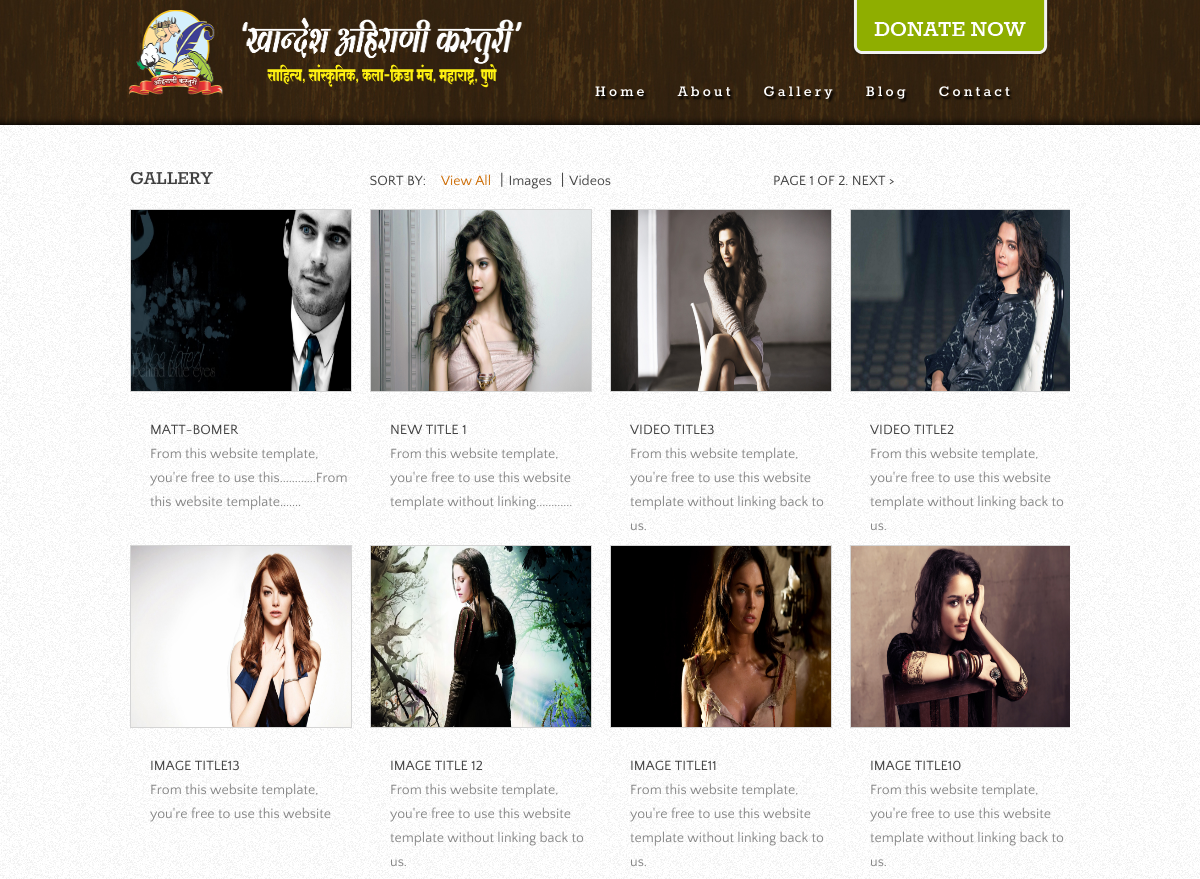
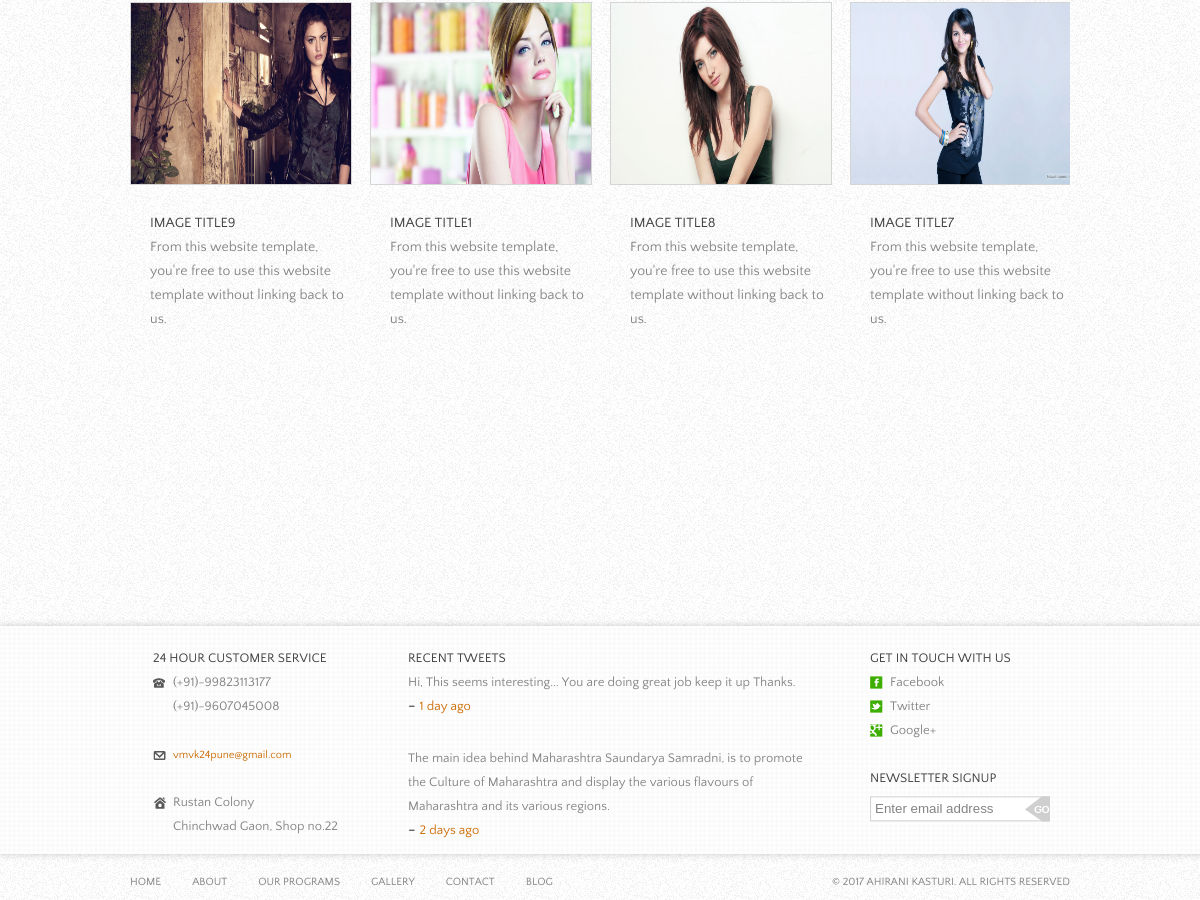
Page /gallery/ on the committed database (2 pictures, top to bottom).
### posts/models.py (models this page shows, shortened)
class Gallery(models.Model):
    title = models.CharField(max_length=120)
    image = models.ImageField(null=False,blank=False,width_field="width_field",height_field="height_field")
    width_field = models.IntegerField(default=0)
    height_field = models.IntegerField(default=0)
    content = models.TextField()
    updated = models.DateTimeField(auto_now=True, auto_now_add=False)
    timestamp = models.DateTimeField(auto_now=False, auto_now_add=True)
    def get_absolute_url(self):
        return reverse("gallery_detail", kwargs={"id":self.id})
    class Meta:
        ordering = ["-timestamp", "-updated"]

### posts/views.py (the view)
# urls.py: url(r'^gallery/$', views.gallery_home, name='gallery_home'),
def gallery_home(request):
    queryset=Gallery.objects.all()#.order_by('-id')[:3]
    paginator = Paginator(queryset, 12)
    page = request.GET.get('page')
    try:
        queryset = paginator.page(page)
    except PageNotAnInteger:
        queryset = paginator.page(1)
    except EmptyPage:
        queryset = paginator.page(paginator.num_pages)
    context={
            "object_list":queryset,
        }
    return render(request, "marathi/gallery.html", context)

### templates/marathi/gallery.html (shortened to what this page needs)
{% load static %}
{% load embed_video_tags %}
<!DOCTYPE html>
<html>
<head>
	<link rel="stylesheet" href="{% static 'css/style.css' %}" type = "text/css">
</head>
<body>
	{% include 'marathi/nav.html' %}
	<div class="body">
		<div class="gallery">
			<div>
				<h2>Gallery</h2>
				<div>
					<span>Sort By:</span>
					<ul>
						<li class="selected">
							<a>View All</a> |
						</li>
						<li>
							<a>Images</a> |
						</li>
						<li>
							<a>Videos</a>
						</li>
					</ul>
				</div>
				<div class="gallery_paging">
					<span>
						<span class="current">
							Page {{ object_list.number }} of {{ object_list.paginator.num_pages }}.&nbsp;
						</span>
						{% if object_list.has_next %}
							<a href="?page={{ object_list.next_page_number }}"> Next > </a>
						{% endif %}
					</span>
				</div>
			</div>
			<ul>
				{% for obj in object_list %}
				<li>
					{% if obj.image %}
						<a href="{{ obj.get_absolute_url }}"><img src='{{ obj.image.url }}' width="220" height="181" class='img-responsive'/></a><br>
					{% endif %}
					<h4><a href="{{ obj.get_absolute_url }}">{{ obj.title }}</a></h4>
					<p>
						{{ obj.content|slice:":96" }}
					</p>
					{% endfor %}
				</li>
			</ul>
		</div>
	</div>
	{% include 'marathi/footer.html' %}
</body>
</html>

### templates/marathi/nav.html
{% load static %}
	<div class="header">
            <div>
                <a href="{% url 'home' %}" id="logo"><img src="{% static 'images/name_ak_2 _2.png' %}" style="width:400px; height:85px;" alt="logo"></a>
                <div>
                    <a href="{% url 'program' %}"> Maharashtra Saundarya Samradni 2018</a>
                    <ul>
                        <li>
                            <a href="{% url 'home' %}">Home</a>
                        </li>
                        <li>
                            <a href="{% url 'about_us' %}">About</a>
                        </li>
                        <li>
                            <a href="{% url 'gallery_home' %}">Gallery</a>
                        </li>
                        <li>
                            <a href="{% url 'post_home' %}">Blog</a>
                        </li>
                        <li>
                            <a href="{% url 'contact' %}">Contact</a>
                        </li>
                    </ul>
                </div>
            </div>
        </div>

### templates/marathi/footer.html
{% load static %}
<div class="footer">
		<div>
			<div>
				<h4>24 hour customer service</h4>
				<ul>
					<li class="phone-num">
						(+91)-99823113177 <br> (+91)-9607045008
					</li>
					<li class="email">
						<a href="#">vmvk24pune@gmail.com</a>
					</li>
					<li class="address">
						Rustan Colony <br> Chinchwad Gaon, Shop no.22
					</li>
				</ul>
			</div>
			<div>
				<h4>Recent Tweets</h4>
				<ul>
					<li>
						<p>
							Hi, This seems interesting... You are doing great job keep it up Thanks.
						</p>
						- <span><a href="#">1 day ago</a></span>
					</li>
					<li>
						<p>
							The main idea behind Maharashtra Saundarya Samradni, is to promote the Culture of Maharashtra and display the various flavours of Maharashtra and its various regions.
						</p>
						- <span><a href="#">2 days ago</a></span>
					</li>
				</ul>
			</div>
			<div class="connect">
				<h4>Get in touch with us</h4>
				<a href="http://ahiranikasturi.com/go/facebook/" id="facebook">Facebook</a> <a href="http://ahiranikasturi.com/go/twitter/" id="twitter">Twitter</a> <a href="http://ahiranikasturi.com/go/googleplus/" id="googleplus">Google+</a>
				<form action="about.html">
					<h4>Newsletter Signup</h4>
					<input type="text" value="Enter email address" onblur="this.value=!this.value?'Enter email address':this.value;" onfocus="this.select()" onclick="this.value='';">
					<input type="#" id="submit" value="">
				</form>
			</div>
		</div>
		<div>
			<ul>
				<li>
					<a href="{% url 'home' %}">Home</a>
				</li>
				<li>
					<a href="{% url 'about_us' %}">About</a>
				</li>
				<li>
					<a href="{% url 'program' %}">Our Programs</a>
				</li>
				<li>
					<a href="{% url 'gallery_home' %}">Gallery</a>
				</li>
				<li>
					<a href="{% url 'contact' %}">Contact</a>
				</li>
				<li>
					<a href="{% url 'post_home' %}">Blog</a>
				</li>
			</ul>
			<p>
				&#169; 2017 AHIRANI KASTURI. All Rights Reserved
			</p>
		</div>
	</div>

### rows in the picture
Gallery: image (picture), title "MATT-BOMER", content "From this website template, you're free to use this............From this website template......."
Gallery: image (picture), title "NEW TITLE 1", content "From this website template, you're free to use this website template without linking............"
Gallery: image (picture), title "VIDEO TITLE3", content "From this website template, you're free to use this website template without linking back to us."
Gallery: image (picture), title "VIDEO TITLE2", content "From this website template, you're free to use this website template without linking back to us."
Gallery: image (picture), title "IMAGE TITLE13", content "From this website template, you're free to use this website"
Gallery: image (picture), title "IMAGE TITLE 12", content "From this website template, you're free to use this website template without linking back to us."
Gallery: image (picture), title "IMAGE TITLE11", content "From this website template, you're free to use this website template without linking back to us."
Gallery: image (picture), title "IMAGE TITLE10", content "From this website template, you're free to use this website template without linking back to us."
Gallery: image (picture), title "IMAGE TITLE9", content "From this website template, you're free to use this website template without linking back to us."
Gallery: image (picture), title "IMAGE TITLE1", content "From this website template, you're free to use this website template without linking back to us."
Gallery: image (picture), title "IMAGE TITLE8", content "From this website template, you're free to use this website template without linking back to us."
Gallery: image (picture), title "IMAGE TITLE7", content "From this website template, you're free to use this website template without linking back to us."

### other values in the picture
{{ object_list.number }} "1"
{{ object_list.paginator.num_pages }} "2"
